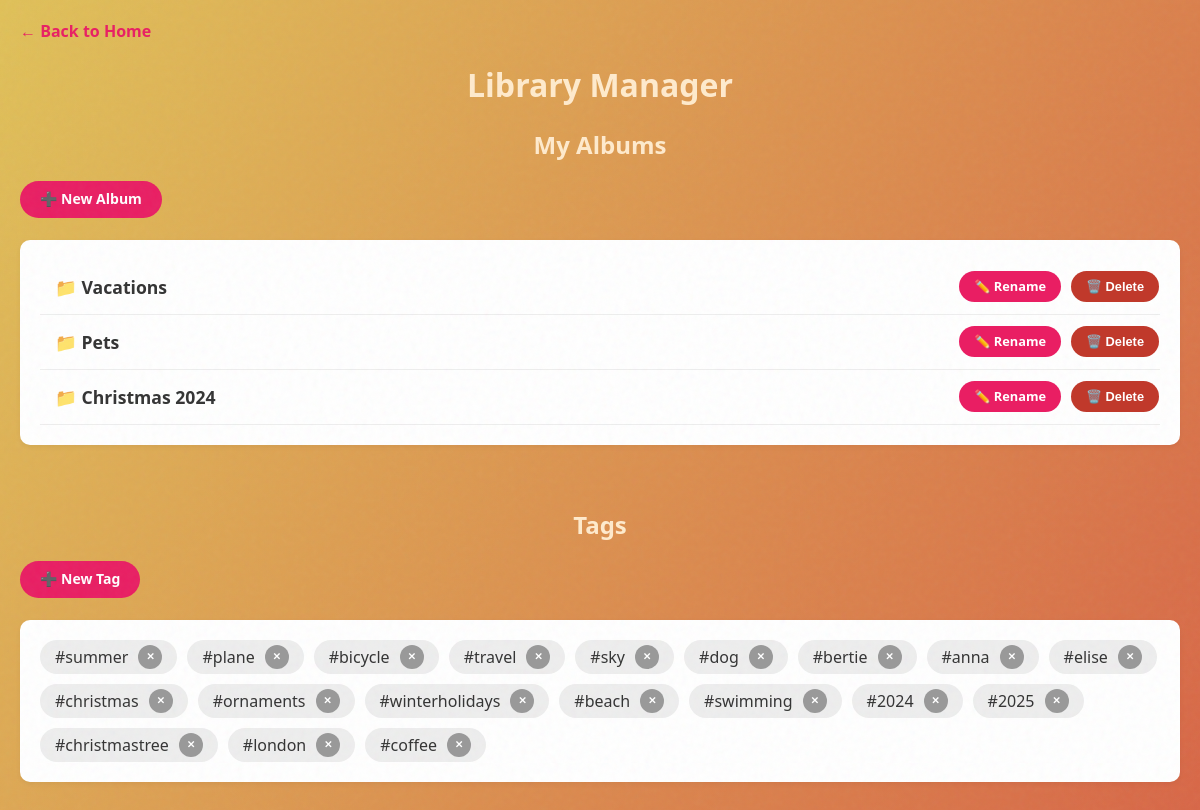
Page /manage/ (signed in) on the committed database.
### gallery/models.py (models this page shows, shortened)
class Folder(models.Model):
    name = models.CharField(max_length=100)
    user = models.ForeignKey(User, on_delete=models.CASCADE)

class Tag(models.Model):
    name = models.CharField(max_length=50, unique=True)

### gallery/views.py (the view)
# urls.py: path('manage/', manage_library, name='manage_library'),
@login_required
def manage_library(request):
    folders = Folder.objects.filter(user=request.user)
    tags = Tag.objects.all()
    return render(request, 'manage_library.html', {'folders': folders, 'tags': tags})

### gallery/templates/manage_library.html (shortened to what this page needs)
{% load static %}
<!DOCTYPE html>
<html>
<head>
    <link rel="stylesheet" href="{% static 'style.css' %}">
</head>
<body>
    <div class="container">
        <a href="/">← Back to Home</a>
        <h1 style="color: blanchedalmond;">Library Manager</h1>
        <div class="header-actions">
            <h2 style="color: blanchedalmond;">My Albums</h2>
            <a href="{% url 'add_folder' %}" class="btn">➕ New Album</a>
        </div>
        <br>
        <div style="background: white; border-radius: 10px; padding: 20px; box-shadow: 0 2px 5px rgba(0,0,0,0.05);">
            <table style="width: 100%; border-collapse: collapse;">
                {% for folder in folders %}
                <tr style="border-bottom: 1px solid #eee;">
                    <td style="padding: 15px; font-size: 1.1em; color: #333;">
                        📁 <strong>{{ folder.name }}</strong>
                    </td>
                    <td style="text-align: right;">
                        <div style="display: flex; justify-content: flex-end; align-items: center; gap: 10px;">
                            <a href="{% url 'edit_folder' folder.id %}" class="btn" style="font-size: 0.8em; padding: 8px 15px;">
                                ✏️ Rename
                            </a>
                            <form action="{% url 'delete_folder' folder.id %}" method="post" style="margin: 0;"
                                  onsubmit="return confirm('⚠️ ARE YOU SURE?\n\nThis will delete the album AND all photos inside it.\nThis cannot be undone.');">
                                <button type="submit" class="btn" style="background-color: #c0392b; font-size: 0.8em; padding: 8px 15px;">
                                    🗑️ Delete
                                </button>
                            </form>
                        </div>
                    </td>
                </tr>
                {% empty %}
                <tr><td colspan="2" style="padding: 20px; text-align: center; color: #333;">No albums yet.</td></tr>
                {% endfor %}
            </table>
        </div>
        <br><br>
        <div class="header-actions">
            <h2 style="color: blanchedalmond;">Tags</h2>
            <a href="{% url 'add_tag' %}" class="btn">➕ New Tag</a>
        </div>
        <br>
        <div style="background: white; border-radius: 10px; padding: 20px; box-shadow: 0 2px 5px rgba(0,0,0,0.05); display: flex; flex-wrap: wrap; gap: 10px;">
            {% for tag in tags %}
                <div style="background: #eee; padding: 5px 15px; border-radius: 20px; display: flex; align-items: center; gap: 10px;">
                    <span>#{{ tag.name }}</span>
                    <form action="{% url 'delete_tag' tag.id %}" method="post" style="margin: 0;">
                        <button type="submit" style="padding: 12px; background: #999; color: white; border: none; width: 10px; height: 20px; border-radius: 50%; font-size: 10px; display: flex; align-items: center; justify-content: center; cursor: pointer;">✕</button>
                    </form>
                </div>
            {% empty %}
                <p>No tags created yet.</p>
            {% endfor %}
        </div>
    </div>
</body>
</html>

### static/style.css (style rules this page uses)
body { font-family: 'Segoe UI', Tahoma, Geneva, Verdana, sans-serif; color: #333; margin: 0; padding: 20px; background: linear-gradient(120deg, #e0c159 0%, #d86647 100%); min-height: 100vh; }
body::before { content: ""; position: fixed; top: 0; left: 0; width: 100%; height: 100%; opacity: 0.05; z-index: 2; pointer-events: none; }
h1, h2 { color: #2c3e50; text-align: center; }
a { color: #e91e63; text-decoration: none; font-weight: bold; }
button, .btn { height: fit-content; z-index: 2000; padding: 10px 20px; background-color: #e91e63; color: white !important; border: none; border-radius: 25px; cursor: pointer; font-size: 14px; font-weight: bold; transition: transform 0.1s, background-color 0.2s; text-decoration: none !important; display: inline-flex; align-items: center; justify-content: center; line-height: 1.2; margin: 0; }
form { z-index: 2000; text-align: center; margin-bottom: 30px; }

### rows in the picture
Folder: name "Vacations"
Folder: name "Pets"
Folder: name "Christmas 2024"
Tag: name "summer"
Tag: name "plane"
Tag: name "bicycle"
Tag: name "travel"
Tag: name "sky"
Tag: name "dog"
Tag: name "bertie"
Tag: name "anna"
Tag: name "elise"
Tag: name "christmas"
Tag: name "ornaments"
Tag: name "winterholidays"
Tag: name "beach"
Tag: name "swimming"
Tag: name "2024"
Tag: name "2025"
Tag: name "christmastree"
Tag: name "london"
Tag: name "coffee"
